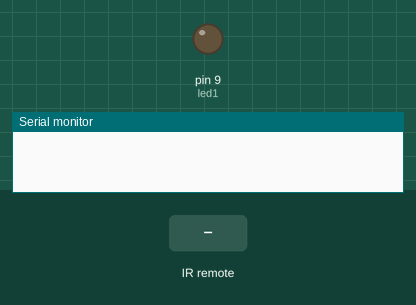
Recording of a sketch running on a simulated Arduino Uno, built with avr-gcc and run on an emulated ATmega328P. Shown: output pins drawn as LEDs (lit = HIGH), the last lines printed to the serial monitor. The test bench sets the inputs (shaded band).

Above: at 1.2 s.
1.3 s: infrared code 0xFFA25D received
At 2.1 s:
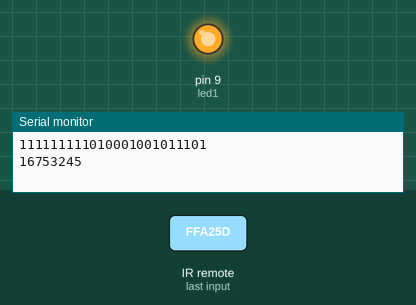
2.8 s: infrared code 0xFFE21D received
At 3.2 s:
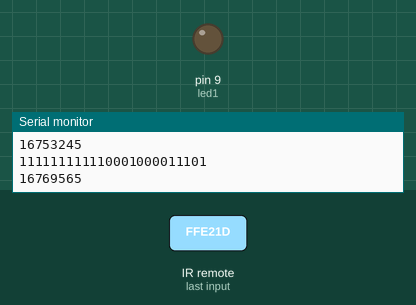
Timing chart, 0 to 5.8 s (numbered marks = the images above; inputs shaded):
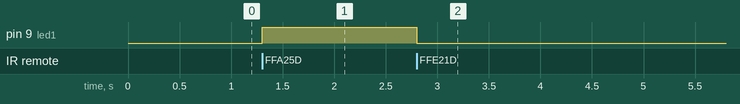

Measured:
- after the input at 1.3 s, pin 9 (led1): LOW → HIGH at once
- after the input at 2.8 s, pin 9 (led1): HIGH → LOW at once

The sketch:

IR.ino
```cpp
#include <IRremote.h>

int led1 = 9;

unsigned long com = 0;
int RECV_PIN = 2;
IRrecv irrecv(RECV_PIN);
decode_results results;

void setup()
{
  Serial.begin(9600);
  irrecv.enableIRIn(); // Start the receiver

  pinMode(led1, OUTPUT);
}

void loop() {

    if (irrecv.decode(&results)) {
    com = results.value;

    Serial.println(com, BIN);
    Serial.println(com);
    irrecv.resume(); // Receive the next value

  }
  else {

    if (com == 16753245){
      digitalWrite(led1, HIGH);
    }

     if (com == 16769565){
      digitalWrite(led1, LOW);
    }

    com = 0;

  }
}
```
